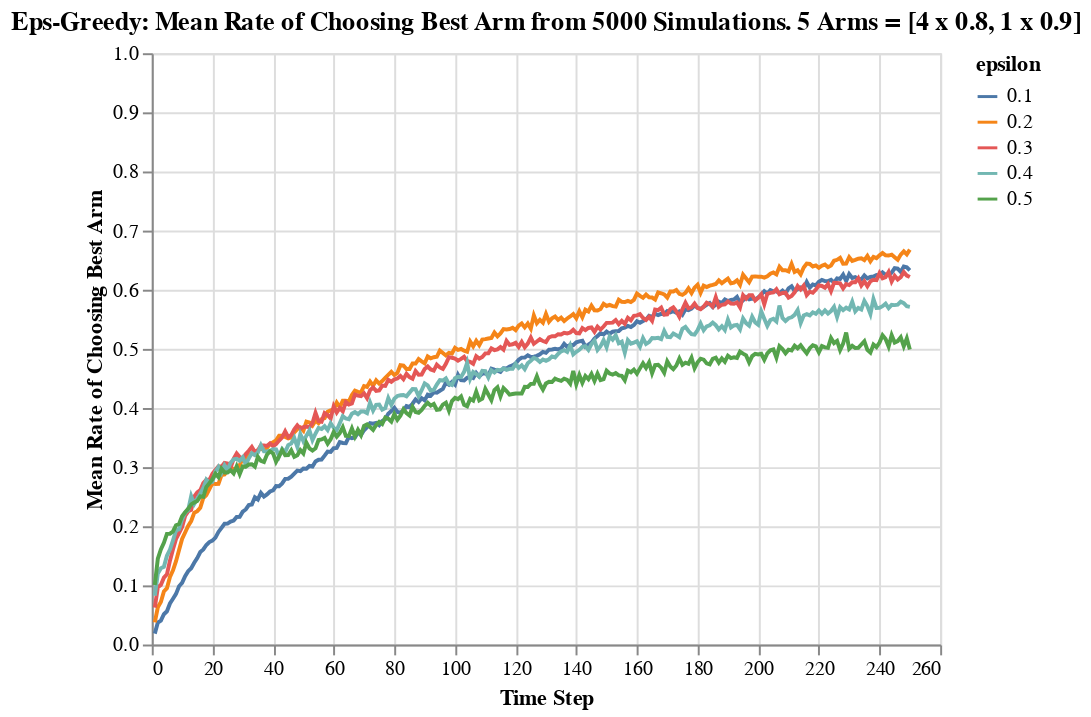

The cell this chart's notebook holds for it:
### Code cell
alt.Chart(df_chose_correctly).mark_line().encode(
    alt.X("step:Q", title = "Time Step"),
    alt.Y("chose_correct:Q", title = "Mean Rate of Choosing Best Arm", scale = alt.Scale(domain = [0, 1])),
    color = alt.Color("epsilon:N")
).properties(
    title = "Eps-Greedy: Mean Rate of Choosing Best Arm from 5000 Simulations. 5 Arms = [4 x 0.8, 1 x 0.9]",
)

### Figure 1 — Vega-Lite specification as saved in the notebook (floating-point values rounded to 4 significant figures; data arrays with more than 128 entries replaced by an {"elided": "..."} marker saying what was removed)
{"$schema": "https://vega.github.io/schema/vega-lite/v3.4.0.json", "config": {"mark": {"tooltip": null}, "view": {"height": 300, "width": 400}}, "data": {"name": "data-3e74dfdaa1389583c2c2f49f41b9c77d"}, "datasets": {"data-3e74dfdaa1389583c2c2f49f41b9c77d": {"elided": "1250 records"}}, "encoding": {"color": {"field": "epsilon", "type": "nominal"}, "x": {"field": "step", "title": "Time Step", "type": "quantitative"}, "y": {"field": "chose_correct", "scale": {"domain": [0, 1]}, "title": "Mean Rate of Choosing Best Arm", "type": "quantitative"}}, "mark": "line", "title": "Eps-Greedy: Mean Rate of Choosing Best Arm from 5000 Simulations. 5 Arms = [4 x 0.8, 1 x 0.9]"}
